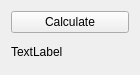
<?xml version="1.0" encoding="UTF-8"?>
<ui version="4.0">
 <class>ImgWindow</class>
 <widget class="QWidget" name="ImgWindow">
  <property name="geometry">
   <rect>
    <x>0</x>
    <y>0</y>
    <width>140</width>
    <height>75</height>
   </rect>
  </property>
  <property name="minimumSize">
   <size>
    <width>140</width>
    <height>75</height>
   </size>
  </property>
  <property name="maximumSize">
   <size>
    <width>600</width>
    <height>600</height>
   </size>
  </property>
  <property name="windowTitle">
   <string>MainWindow</string>
  </property>
  <layout class="QVBoxLayout" name="verticalLayout">
   <item>
    <widget class="QPushButton" name="pushButton">
     <property name="text">
      <string>Calculate</string>
     </property>
    </widget>
   </item>
   <item>
    <widget class="QLabel" name="label">
     <property name="sizePolicy">
      <sizepolicy hsizetype="Expanding" vsizetype="Expanding">
       <horstretch>0</horstretch>
       <verstretch>0</verstretch>
      </sizepolicy>
     </property>
     <property name="text">
      <string>TextLabel</string>
     </property>
    </widget>
   </item>
  </layout>
 </widget>
 <resources/>
 <connections/>
</ui>
